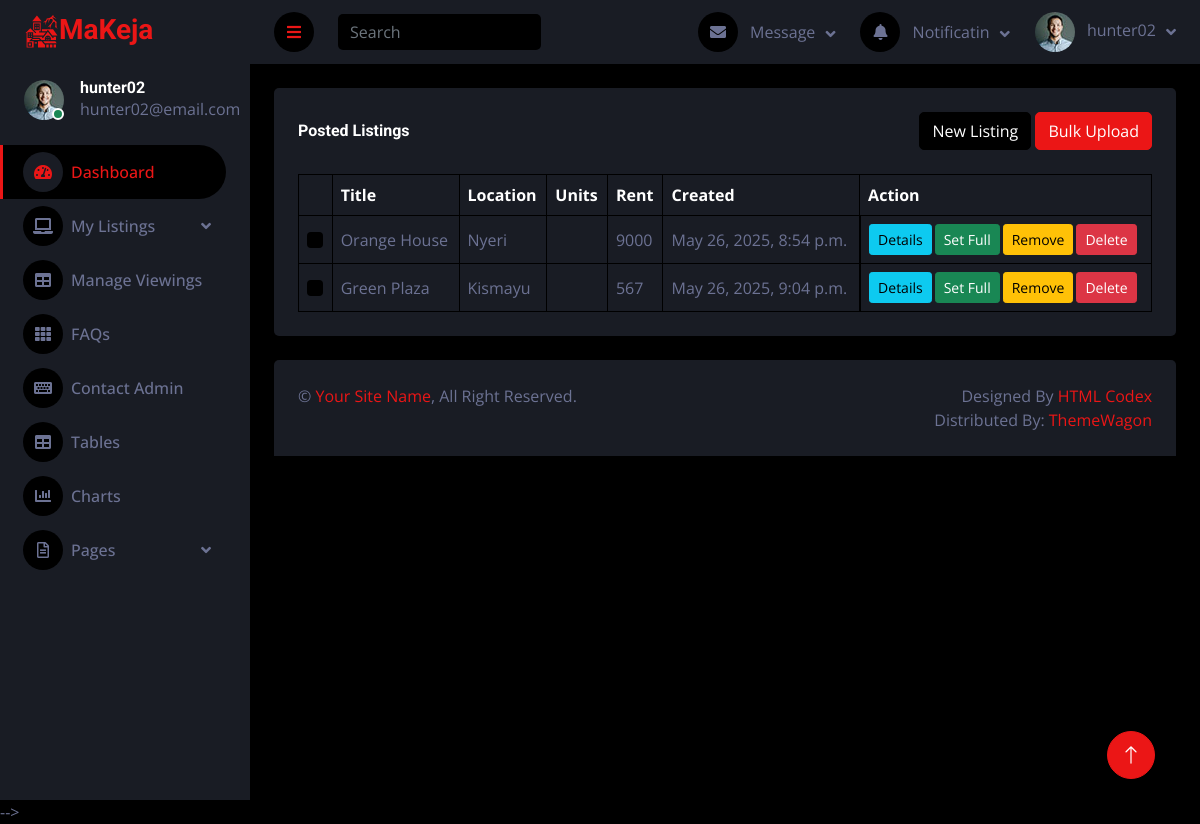
/dash/posted_listings/ (signed in), run on an earlier commit of the app's database.
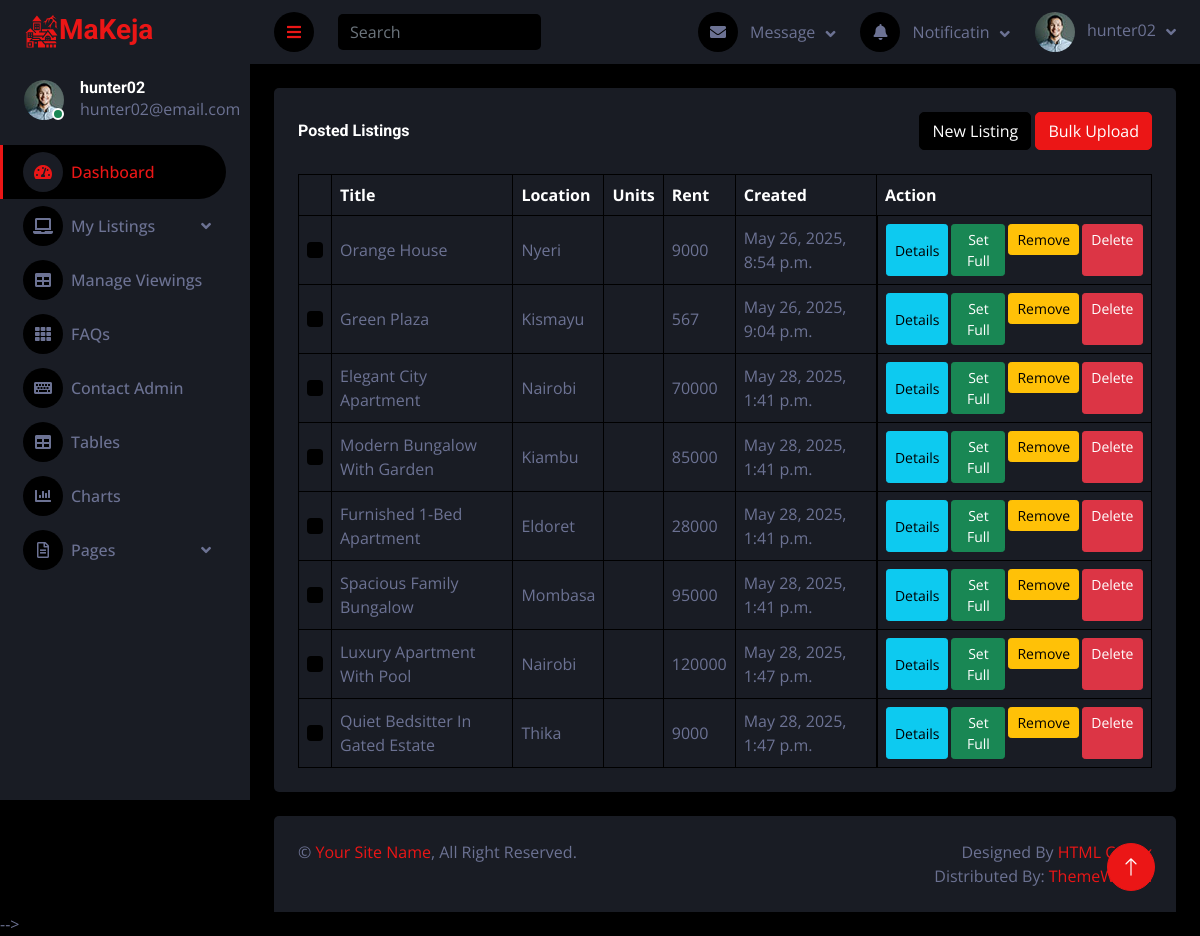
And on a later commit of the database.
### dash/models.py (models this page shows, shortened)
class Listing(models.Model):
    user = models.ForeignKey("auth.User", on_delete=models.CASCADE, related_name="listings")
    listingID = models.CharField(max_length=10, unique=True, null=True)
    title = models.CharField(max_length=255, null=True)
    description = models.TextField(null=True)
    location = models.CharField(max_length=255, null=True)
    address = models.ForeignKey("dash.Address", on_delete=models.CASCADE, related_name="addresses")
    category = models.ForeignKey("master.ListingCategory", on_delete=models.SET_NULL, null=True)
    bedrooms = models.PositiveIntegerField(default=0)
    bathrooms = models.PositiveIntegerField(default=1)
    area_sqft = models.PositiveIntegerField(null=True)
    year_built = models.PositiveIntegerField(null=True)
    floor_number = models.PositiveIntegerField(null=True)
    total_floors = models.PositiveIntegerField(null=True)
    available_units = models.PositiveIntegerField(default=1)
    rent = models.PositiveIntegerField(default=0)
    deposit = models.PositiveIntegerField(default=0)
    avatar1 = models.ImageField(default="listing1.jpg")
    avatar2 = models.ImageField(default="listing2.jpg")
    avatar3 = models.ImageField(default="listing3.jpg")
    avatar4 = models.ImageField(default="listing4.jpg")
    avatar5 = models.ImageField(default="listing5.jpg")
    video_url = models.URLField(null=True, blank=True)
    floor_plan = models.FileField(null=True, blank=True)
    tour = models.URLField(null=True, blank=True)
    furnished = models.BooleanField(default=False)
    parking = models.BooleanField(default=False)
    pet_friendly = models.BooleanField(default=False)
    balcony = models.BooleanField(default=False)
    security = models.BooleanField(default=False)
    internet = models.BooleanField(default=False)
    status = models.CharField(max_length=50, default="pending")
    is_deleted = models.BooleanField(default=False)
    time_created = models.DateTimeField(auto_now_add=True)
    last_updated = models.DateTimeField(auto_now=True)

### dash/views.py (the view)
# urls.py: path("posted_listings/", views.posted_listings_view, name="posted_listings"),
def posted_listings_view(request):
    listings = Listing.objects.filter(user=request.user, status="posted", is_deleted=False)
    categories = ListingCategory.objects.all()
    context = {
        'listings': listings,
        'categories': categories,
    }
    return render(request, "dash/posted_listings.html", context)

### dash/templates/dash/posted_listings.html (shortened to what this page needs)
{% extends 'dash/main.html' %}
{% load static %}
{% block main %}
<div class="container-fluid pt-4 px-4">
    <div class="bg-secondary text-center rounded p-4">
        <div class="d-flex align-items-center justify-content-between mb-4">
            <h6 class="mb-0">Posted Listings</h6>
            <div>
                <button class="btn btn-dark" type="button" data-toggle="modal" data-target="#newListingModal" title="Create a single listing.">New Listing</button>
                <button class="btn btn-primary" type="button" data-toggle="modal" data-target="" title="Create multiple listings using a csv file.">Bulk Upload</button>
            </div>
        </div>
        {% if listings %}
        <div class="table-responsive">
            <table class="table text-start align-middle table-bordered table-hover mb-0">
                <thead>
                    <tr class="text-white">
                        <th scope="col"></th>
                        <th scope="col">Title</th>
                        <th scope="col">Location</th>
                        <th scope="col">Units</th>
                        <th scope="col">Rent</th>
                        <th scope="col">Created</th>
                        <th scope="col">Action</th>
                    </tr>
                </thead>
                <tbody>
                    {% for l in listings %}
                    <tr>
                        <td><input class="form-check-input" type="checkbox"></td>
                        <td>{{ l.title|title }}</td>
                        <td>{{ l.location|title }}</td>
                        <td>{{ l.units }}</td>
                        <td>{{ l.rent }}</td>
                        <td>{{ l.time_created }}</td>
                        <td class="d-flex" style="gap: 3px;">
                            <button class="btn btn-sm btn-info" type="button" data-toggle="modal" data-target="#detailsModal{{ l.id }}" title="View and edit listing details.">Details</button>
                            <form method="post">
                                <button class="btn btn-sm btn-success" type="submit">Set Full</button>
                            </form>
                            <form method="post">
                                <button class="btn btn-sm btn-warning" type="submit">Remove</button>
                            </form>
                            <a class="btn btn-sm btn-danger" href="">Delete</a>
                        </td>
                    </tr>
                    {% endfor %}
                </tbody>
            </table>
        </div>
        {% endif %}
    </div>
</div>
{% endblock %}

What changed in the data, as far as the page shows it:
added Listing: title "Elegant City Apartment", location "Nairobi", rent "70000", time_created "May 28, 2025, 1:41 p.m."
added Listing: title "Modern Bungalow With Garden", location "Kiambu", rent "85000", time_created "May 28, 2025, 1:41 p.m."
added Listing: title "Furnished 1-Bed Apartment", location "Eldoret", rent "28000", time_created "May 28, 2025, 1:41 p.m."
added Listing: title "Spacious Family Bungalow", location "Mombasa", rent "95000", time_created "May 28, 2025, 1:41 p.m."
added Listing: title "Luxury Apartment With Pool", location "Nairobi", rent "120000", time_created "May 28, 2025, 1:47 p.m."
added Listing: title "Quiet Bedsitter In Gated Estate", location "Thika", rent "9000", time_created "May 28, 2025, 1:47 p.m."
